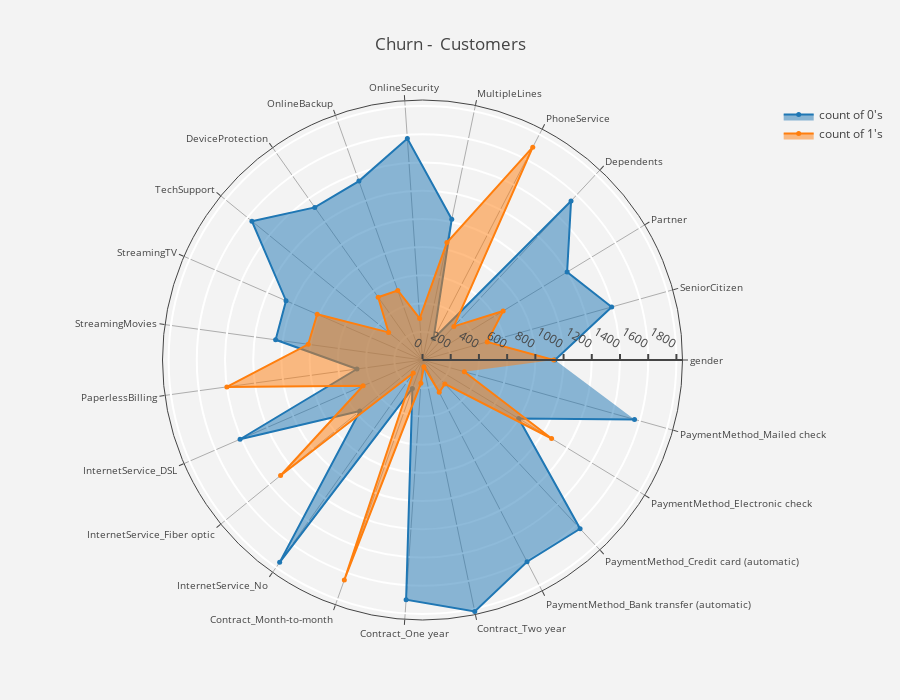
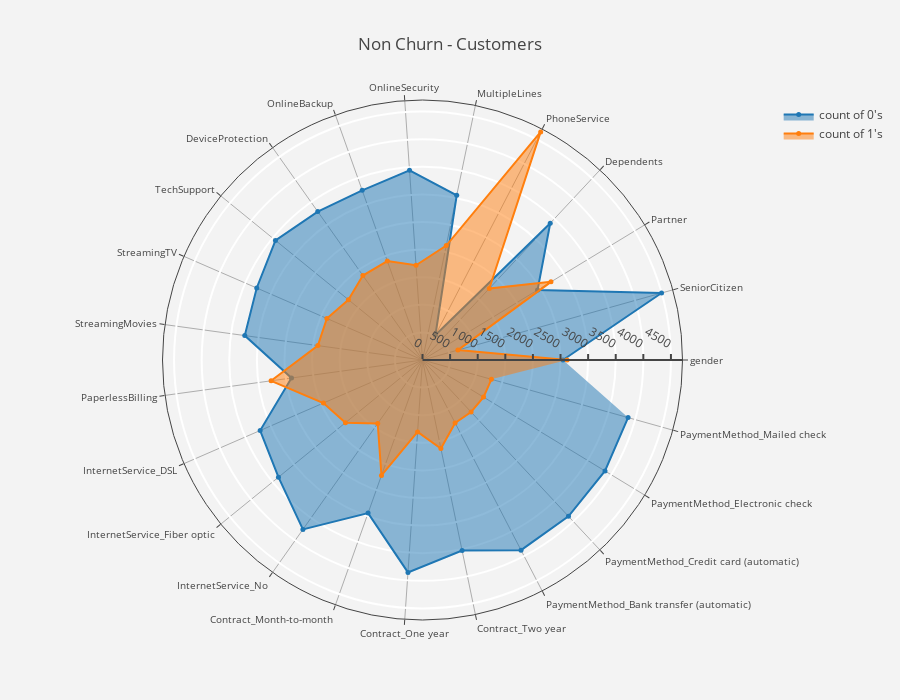

The notebook cell these images were saved under, in order:
### Markdown cell above
### 4.7 Displaying Multivariate Data (Binary Features) by Churn Group

### Code cell
# separating binary columns
bi_cs = df.nunique()[df.nunique() == 2].keys()
dat_rad = df[bi_cs]

# plotting radar chart for churn and non churn customers(binary variables)
def plot_radar(df,aggregate,title) :
    data_frame = df[df["Churn"] == aggregate] 
    data_frame_x = data_frame[bi_cs].sum().reset_index()
    data_frame_x.columns  = ["feature","yes"]
    data_frame_x["no"]    = data_frame.shape[0]  - data_frame_x["yes"]
    data_frame_x  = data_frame_x[data_frame_x["feature"] != "Churn"]
    
    #count of 1's(yes)
    trace1 = go.Scatterpolar(r = data_frame_x["yes"].values.tolist(),
                             theta = data_frame_x["feature"].tolist(),
                             fill  = "toself",name = "count of 1's",
                             mode = "markers+lines",
                             marker = dict(size = 5),
                            )
    #count of 0's(No)
    trace2 = go.Scatterpolar(r = data_frame_x["no"].values.tolist(),
                             theta = data_frame_x["feature"].tolist(),
                             fill  = "toself",name = "count of 0's",
                             mode = "markers+lines",
                             marker = dict(size = 5)
                            ) 
    layout = go.Layout(dict(polar = dict(radialaxis = dict(visible = True,
                                                           side = "counterclockwise",
                                                           showline = True,linewidth = 2,
                                                           tickwidth = 2,gridcolor = "white",
                                                           gridwidth = 2),
                                         angularaxis = dict(tickfont = dict(size = 10),
                                                            layer = "below traces"
                                                           ),
                                         bgcolor  = "rgb(243,243,243)",
                                        ),
                            paper_bgcolor = "rgb(243,243,243)",
                            title = title,height = 700))
    
    data = [trace2,trace1]
    fig = go.Figure(data=data,layout=layout)
    py.iplot(fig)

# plot
plot_radar(dat_rad,1,"Churn -  Customers")
plot_radar(dat_rad,0,"Non Churn - Customers")

### Figure 1 — Plotly figure (JSON) as saved in the notebook; plotly's stock layout.template omitted (floating-point values rounded to 4 significant figures)
{"data": [{"fill": "toself", "marker": {"size": 5}, "mode": "markers+lines", "name": "count of 0's", "r": [939, 1393, 1200, 1543, 170, 1019, 1574, 1346, 1324, 1559, 1055, 1051, 469, 1410, 572, 1756, 214, 1703, 1821, 1611, 1637, 798, 1561], "theta": ["gender", "SeniorCitizen", "Partner", "Dependents", "PhoneService", "MultipleLines", "OnlineSecurity", "OnlineBackup", "DeviceProtection", "TechSupport", "StreamingTV", "StreamingMovies", "PaperlessBilling", "InternetService_DSL", "InternetService_Fiber optic", "InternetService_No", "Contract_Month-to-month", "Contract_One year", "Contract_Two year", "PaymentMethod_Bank transfer (automatic)", "PaymentMethod_Credit card (automatic)", "PaymentMethod_Electronic check", "PaymentMethod_Mailed check"], "type": "scatterpolar", "uid": "12a2577a-4704-11e9-937e-784f43858a7c"}, {"fill": "toself", "marker": {"size": 5}, "mode": "markers+lines", "name": "count of 1's", "r": [930, 476, 669, 326, 1699, 850, 295, 523, 545, 310, 814, 818, 1400, 459, 1297, 113, 1655, 166, 48, 258, 232, 1071, 308], "theta": ["gender", "SeniorCitizen", "Partner", "Dependents", "PhoneService", "MultipleLines", "OnlineSecurity", "OnlineBackup", "DeviceProtection", "TechSupport", "StreamingTV", "StreamingMovies", "PaperlessBilling", "InternetService_DSL", "InternetService_Fiber optic", "InternetService_No", "Contract_Month-to-month", "Contract_One year", "Contract_Two year", "PaymentMethod_Bank transfer (automatic)", "PaymentMethod_Credit card (automatic)", "PaymentMethod_Electronic check", "PaymentMethod_Mailed check"], "type": "scatterpolar", "uid": "12a258ee-4704-11e9-a7d5-784f43858a7c"}], "layout": {"height": 700, "paper_bgcolor": "rgb(243,243,243)", "polar": {"angularaxis": {"layer": "below traces", "tickfont": {"size": 10}}, "bgcolor": "rgb(243,243,243)", "radialaxis": {"gridcolor": "white", "gridwidth": 2, "linewidth": 2, "showline": true, "side": "counterclockwise", "tickwidth": 2, "visible": true}}, "title": "Churn -  Customers"}}

### Figure 2 — Plotly figure (JSON) as saved in the notebook; plotly's stock layout.template omitted (floating-point values rounded to 4 significant figures)
{"data": [{"fill": "toself", "marker": {"size": 5}, "mode": "markers+lines", "name": "count of 0's", "r": [2544, 4497, 2439, 3390, 510, 3046, 3443, 3261, 3290, 3433, 3274, 3250, 2395, 3206, 3364, 3756, 2943, 3857, 3526, 3879, 3874, 3869, 3867], "theta": ["gender", "SeniorCitizen", "Partner", "Dependents", "PhoneService", "MultipleLines", "OnlineSecurity", "OnlineBackup", "DeviceProtection", "TechSupport", "StreamingTV", "StreamingMovies", "PaperlessBilling", "InternetService_DSL", "InternetService_Fiber optic", "InternetService_No", "Contract_Month-to-month", "Contract_One year", "Contract_Two year", "PaymentMethod_Bank transfer (automatic)", "PaymentMethod_Credit card (automatic)", "PaymentMethod_Electronic check", "PaymentMethod_Mailed check"], "type": "scatterpolar", "uid": "12aa0e0c-4704-11e9-a13f-784f43858a7c"}, {"fill": "toself", "marker": {"size": 5}, "mode": "markers+lines", "name": "count of 1's", "r": [2619, 666, 2724, 1773, 4653, 2117, 1720, 1902, 1873, 1730, 1889, 1913, 2768, 1957, 1799, 1407, 2220, 1306, 1637, 1284, 1289, 1294, 1296], "theta": ["gender", "SeniorCitizen", "Partner", "Dependents", "PhoneService", "MultipleLines", "OnlineSecurity", "OnlineBackup", "DeviceProtection", "TechSupport", "StreamingTV", "StreamingMovies", "PaperlessBilling", "InternetService_DSL", "InternetService_Fiber optic", "InternetService_No", "Contract_Month-to-month", "Contract_One year", "Contract_Two year", "PaymentMethod_Bank transfer (automatic)", "PaymentMethod_Credit card (automatic)", "PaymentMethod_Electronic check", "PaymentMethod_Mailed check"], "type": "scatterpolar", "uid": "12aa0f6c-4704-11e9-99b1-784f43858a7c"}], "layout": {"height": 700, "paper_bgcolor": "rgb(243,243,243)", "polar": {"angularaxis": {"layer": "below traces", "tickfont": {"size": 10}}, "bgcolor": "rgb(243,243,243)", "radialaxis": {"gridcolor": "white", "gridwidth": 2, "linewidth": 2, "showline": true, "side": "counterclockwise", "tickwidth": 2, "visible": true}}, "title": "Non Churn - Customers"}}
